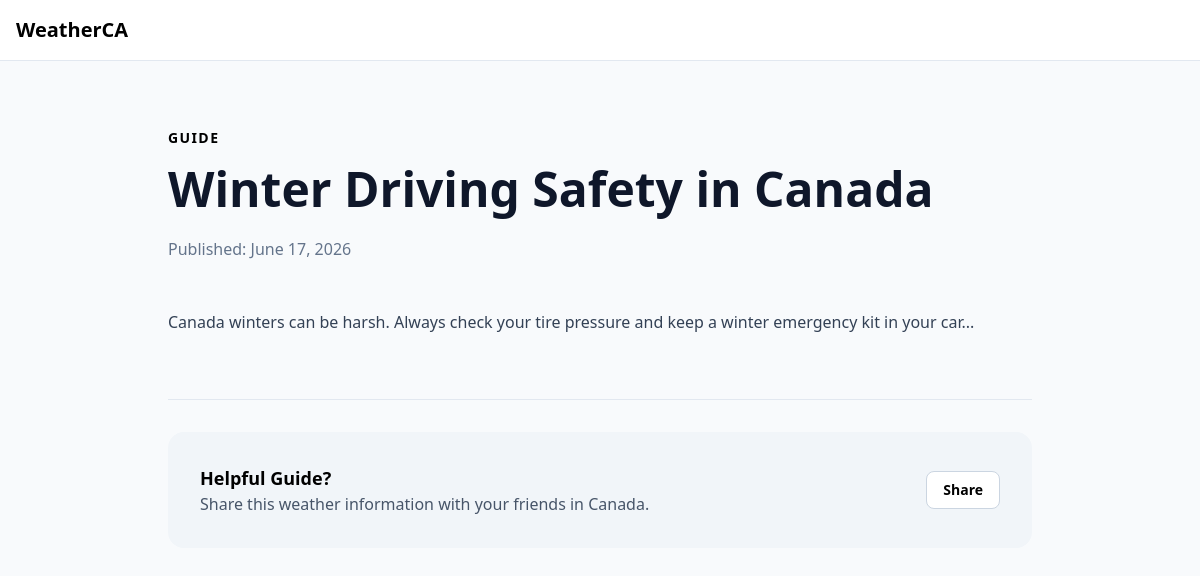
Page /article.php?slug=winter-driving-safety on the committed database.
### tables this page shows
CREATE TABLE content (
    id INT PRIMARY KEY AUTO_INCREMENT,
    type ENUM("blog", "guide") DEFAULT "blog",
    lang ENUM("en", "fr") DEFAULT "en",
    title VARCHAR(255),
    slug VARCHAR(255),
    body LONGTEXT,
    meta_title VARCHAR(255),
    meta_desc TEXT,
    created_at TIMESTAMP DEFAULT CURRENT_TIMESTAMP
);

### config/config.php (called while the page is built, shortened)
<?php
$lang = isset($_GET["lang"]) ? $_GET["lang"] : (isset($_SESSION["lang"]) ? $_SESSION["lang"] : "en");
?>

### public/article.php (the view, shortened to what this page needs)
<?php
require_once "../config/config.php";
$slug = isset($_GET["slug"]) ? $_GET["slug"] : "";
$stmt = $db->prepare("SELECT * FROM content WHERE slug = ? AND lang = ?");
$stmt->execute([$slug, $lang]);
$article = $stmt->fetch();
?>
<!DOCTYPE html>
<html lang="<?php echo $lang; ?>">
<head>
    <script src="https://cdn.tailwindcss.com"></script>
</head>
<body class="bg-slate-50">
    <nav class="bg-white border-b border-slate-200 p-4">
        <div class="max-w-7xl mx-auto flex justify-between items-center">
            <a href="index.php" class="text-xl font-bold">Weather<span class="text-canada-red">CA</span></a>
        </div>
    </nav>
    <article class="max-w-4xl mx-auto px-4 py-16">
        <header class="mb-12">
            <span class="text-canada-red font-bold uppercase tracking-widest text-sm"><?php echo strtoupper($article["type"]); ?></span>
            <h1 class="text-4xl md:text-5xl font-black text-slate-900 mt-4 leading-tight"><?php echo $article["title"]; ?></h1>
            <div class="flex items-center gap-4 mt-6 text-slate-500">
                <span>Published: <?php echo date("F d, Y", strtotime($article["created_at"])); ?></span>
            </div>
        </header>
        <div class="prose prose-lg prose-slate max-w-none leading-relaxed text-slate-700">
            <?php echo nl2br($article["body"]); ?>
        </div>
        <footer class="mt-16 pt-8 border-t border-slate-200">
            <div class="bg-slate-100 p-8 rounded-2xl flex items-center justify-between">
                <div>
                    <h3 class="font-bold text-lg">Helpful Guide?</h3>
                    <p class="text-slate-600">Share this weather information with your friends in Canada.</p>
                </div>
                <div class="flex gap-2">
                    <button class="bg-white px-4 py-2 rounded-lg border border-slate-300 font-bold text-sm">Share</button>
                </div>
            </div>
        </footer>
    </article>
</body>
</html>

### rows in the picture
content: type "GUIDE", title "Winter Driving Safety in Canada", created_at "June 17, 2026", body "Canada winters can be harsh. Always check your tire pressure and keep a winter emergency kit in your car..."
